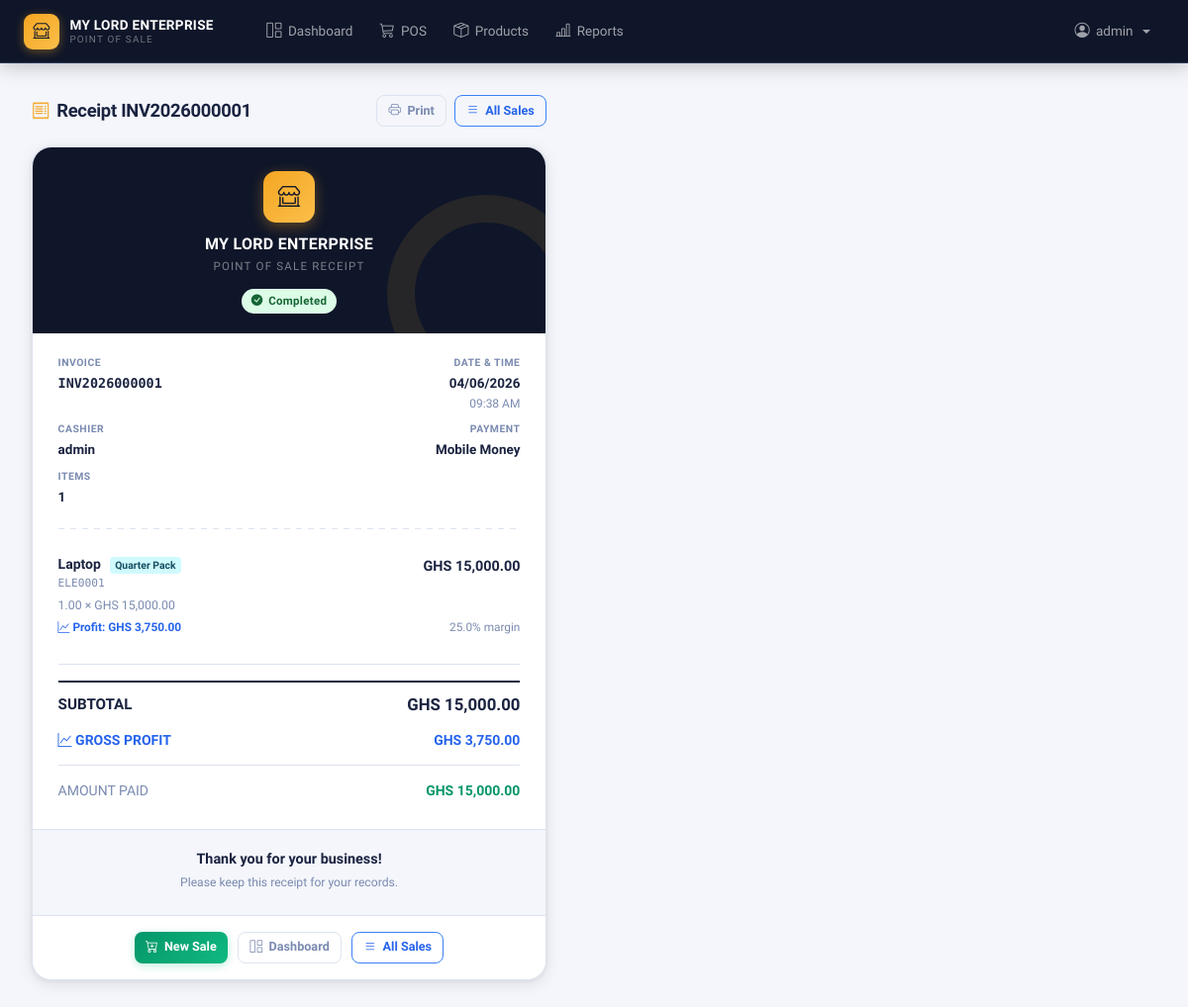
The page /pos/receipt/1 (signed in) on the database its author committed.
### app/models.py (models this page shows, shortened)
class User(UserMixin, db.Model):
    id = db.Column(db.Integer, primary_key=True)
    username = db.Column(db.String(80), unique=True, nullable=False)
    password_hash = db.Column(db.String(500))
    role = db.Column(db.String(20), nullable=False, default='cashier')  # admin, manager, cashier
    created_at = db.Column(db.DateTime, default=datetime.utcnow)
    is_active = db.Column(db.Boolean, default=True, nullable=False)
    is_temporary_password = db.Column(db.Boolean, default=False, nullable=False)
    password_reset_token = db.Column(db.String(100), nullable=True)
    password_reset_expires = db.Column(db.DateTime, nullable=True)
    must_change_password = db.Column(db.Boolean, default=False, nullable=False)
    last_password_change = db.Column(db.DateTime, nullable=True)
    sales = db.relationship('Sale', backref='clerk', lazy=True)
    expenses = db.relationship('Expense', backref='user', lazy=True)
    def needs_password_change(self):
        return self.must_change_password or self.is_temporary_password
    def is_admin(self):
        return self.role == 'admin'
    def is_manager(self):
        return self.role in ['admin', 'manager']

class Sale(db.Model):
    id = db.Column(db.Integer, primary_key=True)
    invoice_number = db.Column(db.String(20), unique=True, nullable=False)
    clerk_id = db.Column(db.Integer, db.ForeignKey('user.id'), nullable=False)
    total_amount = db.Column(db.Numeric(10, 2), nullable=False)
    total_profit = db.Column(db.Numeric(10, 2), nullable=False, default=0.00)
    payment_method = db.Column(db.String(20), nullable=False, default='cash')
    amount_paid = db.Column(db.Numeric(10, 2), nullable=False, default=0.00)
    change_given = db.Column(db.Numeric(10, 2), nullable=False, default=0.00)
    status = db.Column(db.String(20), nullable=False, server_default='completed')
    created_at = db.Column(db.DateTime, default=datetime.utcnow)
    updated_at = db.Column(db.DateTime, default=datetime.utcnow, onupdate=datetime.utcnow)
    sale_items = db.relationship('SaleItem', backref='sale', lazy=True, cascade='all, delete-orphan')

class SaleItem(db.Model):
    id = db.Column(db.Integer, primary_key=True)
    sale_id = db.Column(db.Integer, db.ForeignKey('sale.id'), nullable=False)
    product_id = db.Column(db.Integer, db.ForeignKey('product.id'), nullable=False)
    quantity = db.Column(db.Numeric(10, 2), nullable=False)  # Allows for 0.5, 0.25, etc.
    unit_type = db.Column(db.String(10), nullable=False, default='full')  # full, half, quarter, unit
    price_at_sale = db.Column(db.Numeric(10, 2), nullable=False)
    cost_at_sale = db.Column(db.Numeric(10, 2), nullable=False, default=0.00)
    @property
    def line_total(self):
        return float(self.quantity * self.price_at_sale)
    @property
    def line_cost(self):
        return float(self.quantity * self.cost_at_sale)
    @property
    def line_profit(self):
        return self.line_total - self.line_cost
    @property
    def unit_display(self):
        unit_map = {
            'full': 'Full Pack',
            'half': 'Half Pack',
            'quarter': 'Quarter Pack',
            'unit': 'Retail Unit'
        }
        return unit_map.get(self.unit_type, 'Full Pack')

class Product(db.Model):
    id = db.Column(db.Integer, primary_key=True)
    sku = db.Column(db.String(20), unique=True, nullable=False, index=True)
    name = db.Column(db.String(100), nullable=False)
    category = db.Column(db.String(50), nullable=False, index=True)
    description = db.Column(db.Text)
    purchase_price = db.Column(db.Numeric(10, 2), nullable=False)
    full_price = db.Column(db.Numeric(10, 2), nullable=False)
    half_price = db.Column(db.Numeric(10, 2), nullable=True)
    price = db.Column(db.Numeric(10, 2), nullable=False)  # For backward compatibility
    units_per_pack = db.Column(db.Integer, default=1, nullable=False)  # How many units in a full pack
    unit_price = db.Column(db.Numeric(10, 2), nullable=True)  # Price per single unit (retail)
    quantity = db.Column(db.Numeric(10, 2), nullable=False, default=0)
    image_filename = db.Column(db.String(255), nullable=True)
    image_path = db.Column(db.String(500), nullable=True)
    created_at = db.Column(db.DateTime, nullable=False, default=datetime.utcnow)
    updated_at = db.Column(db.DateTime, default=datetime.utcnow, onupdate=datetime.utcnow)
    sale_items = db.relationship('SaleItem', backref='product', lazy=True)
    CATEGORIES = [
        ('electronics', 'Electronics'),
        ('clothing', 'Clothing'),
        ('food', 'Food & Beverages'),
        ('beauty', 'Beauty & Personal Care'),
        ('books', 'Books & Stationery'),
        ('home', 'Home & Garden'),
        ('sports', 'Sports & Recreation'),
        ('automotive', 'Automotive'),
        ('toys', 'Toys & Games'),
        ('health', 'Health & Wellness'),
        ('jewelry', 'Jewelry & Accessories'),
        ('music', 'Music & Instruments'),
        ('pets', 'Pet Supplies'),
        ('office', 'Office Supplies'),
        ('tools', 'Tools & Hardware'),
        ('other', 'Other')
    ]
    ALLOWED_IMAGE_EXTENSIONS = {'png', 'jpg', 'jpeg', 'gif', 'webp'}
    MAX_IMAGE_SIZE = 10 * 1024 * 1024  # 10MB

### app/pos.py (the view)
@bp.route('/receipt/<int:sale_id>')
@login_required
def receipt(sale_id):
    sale = Sale.query.get_or_404(sale_id)
    return render_template('pos/receipt.html', sale=sale)

### app/templates/pos/receipt.html (shortened to what this page needs)
{% extends "base.html" %}
{% block content %}
<div class="receipt-outer">
    <div class="receipt-col">
        <div class="receipt-page-header">
            <div class="receipt-page-title">
                <i class="bi bi-receipt"></i> Receipt {{ sale.invoice_number }}
            </div>
            <div class="d-flex gap-2">
                <button class="btn btn-outline-secondary btn-sm" onclick="window.print()">
                    <i class="bi bi-printer"></i> Print
                </button>
                {% if current_user.role in ['manager', 'admin'] %}
                <a href="{{ url_for('pos.list_sales') }}" class="btn btn-outline-primary btn-sm">
                    <i class="bi bi-list"></i> All Sales
                </a>
                {% endif %}
            </div>
        </div>
        <div class="receipt-card" id="receipt">
            <div class="receipt-brand-band">
                <div class="brand-emblem"><i class="bi bi-shop-window"></i></div>
                <h3>MY LORD ENTERPRISE</h3>
                <div class="brand-sub">Point of Sale Receipt</div>
                <div>
                    <span class="receipt-status-pill rsp-{{ sale.status }}">
                        <i class="bi bi-{{ 'check-circle-fill' if sale.status == 'completed' else 'clock-fill' if sale.status == 'pending' else 'x-circle-fill' }}"></i>
                        {{ sale.status.title() }}
                    </span>
                </div>
            </div>
            <div class="receipt-body">
                <div class="receipt-meta">
                    <div class="rm-item">
                        <div class="rm-label">Invoice</div>
                        <div class="rm-value" style="font-family:var(--font-mono)">{{ sale.invoice_number }}</div>
                    </div>
                    <div class="rm-item" style="text-align:right">
                        <div class="rm-label">Date & Time</div>
                        <div class="rm-value">{{ sale.created_at.strftime('%m/%d/%Y') }}</div>
                        <div style="font-size:0.75rem;color:var(--text-muted)">{{ sale.created_at.strftime('%I:%M %p') }}</div>
                    </div>
                    <div class="rm-item">
                        <div class="rm-label">Cashier</div>
                        <div class="rm-value">{{ sale.clerk.username }}</div>
                    </div>
                    <div class="rm-item" style="text-align:right">
                        <div class="rm-label">Payment</div>
                        <div class="rm-value">
                            {% if sale.payment_method == 'cash' %}Cash
                            {% elif sale.payment_method == 'card' %}Card
                            {% elif sale.payment_method == 'mobile_money' %}Mobile Money
                            {% elif sale.payment_method == 'bank_transfer' %}Bank Transfer
                            {% else %}{{ sale.payment_method.title() }}{% endif %}
                        </div>
                    </div>
                    <div class="rm-item">
                        <div class="rm-label">Items</div>
                        <div class="rm-value">{{ sale.sale_items|length }}</div>
                    </div>
                </div>
                <div class="receipt-divider-dashed"></div>
                <div class="line-items">
                    {% for item in sale.sale_items %}
                    <div class="line-item">
                        <div class="li-top">
                            <div>
                                <div class="li-name">
                                    {{ item.product.name }}
                                    <span class="li-unit">{{ item.unit_display }}</span>
                                </div>
                                <div class="li-sku">{{ item.product.sku }}</div>
                            </div>
                            <div class="li-total">GHS {{ item.line_total | format_currency }}</div>
                        </div>
                        <div class="li-bottom">
                            <div class="li-qty-price">{{ item.quantity }} × GHS {{ item.price_at_sale | format_currency }}</div>
                        </div>
                        {% if current_user.role in ['manager', 'admin'] %}
                        <div class="li-profit-row">
                            <span class="li-profit"><i class="bi bi-graph-up"></i> Profit: GHS {{ item.line_profit | format_currency }}</span>
                            <span class="li-margin">{{ "%.1f"|format((item.line_profit / item.line_total * 100) if item.line_total|float > 0 else 0) }}% margin</span>
                        </div>
                        {% endif %}
                    </div>
                    {% endfor %}
                </div>
                <div class="receipt-divider"></div>
                <div class="totals-block">
                    <div class="total-row tr-grand">
                        <span class="tr-label">SUBTOTAL</span>
                        <span class="tr-value">GHS {{ sale.total_amount | format_currency }}</span>
                    </div>
                    {% if current_user.role in ['manager', 'admin'] %}
                    <div class="total-row tr-profit">
                        <span class="tr-label"><i class="bi bi-graph-up"></i> GROSS PROFIT</span>
                        <span class="tr-value">GHS {{ sale.total_profit | format_currency }}</span>
                    </div>
                    {% endif %}
                    <div class="receipt-divider" style="margin:0.5rem 0"></div>
                    <div class="total-row tr-paid">
                        <span class="tr-label">AMOUNT PAID</span>
                        <span class="tr-value">GHS {{ sale.amount_paid | format_currency }}</span>
                    </div>
                </div>
            </div>
            <div class="receipt-footer-msg">
                <div class="rfm-thanks">Thank you for your business!</div>
                <div class="rfm-sub">Please keep this receipt for your records.</div>
            </div>
            <div class="receipt-actions">
                <a href="{{ url_for('pos.pos_page') }}" class="btn btn-success btn-sm">
                    <i class="bi bi-cart-plus"></i> New Sale
                </a>
                <a href="{{ url_for('main.index') }}" class="btn btn-outline-secondary btn-sm">
                    <i class="bi bi-grid-1x2"></i> Dashboard
                </a>
                {% if current_user.role in ['manager', 'admin'] %}
                <a href="{{ url_for('pos.list_sales') }}" class="btn btn-outline-primary btn-sm">
                    <i class="bi bi-list"></i> All Sales
                </a>
                {% endif %}
            </div>
        </div>
    </div>
</div>
{% endblock %}

### app/templates/base.html (shortened to what this page needs)
<!DOCTYPE html>
<html lang="en">
<head>
    <link href="{{ url_for('static', filename='css/bootstrap.min.css') }}" rel="stylesheet">
    <link rel="stylesheet" href="{{ url_for('static', filename='css/bootstrap-icons.css') }}">
    <link rel="stylesheet" href="{{ url_for('static', filename='css/animations.css') }}">
</head>
<body>
    <nav class="navbar navbar-expand-lg navbar-dark">
        <div class="container">
            <a class="navbar-brand" href="{{ url_for('main.index') }}">
                <div class="brand-icon"><i class="bi bi-shop-window"></i></div>
                <div class="brand-text">
                    <span class="brand-main">MY LORD ENTERPRISE</span>
                    <span class="brand-sub">Point of Sale</span>
                </div>
            </a>
            {% if current_user.is_authenticated %}
            <div class="collapse navbar-collapse" id="navbarNav">
                <ul class="navbar-nav ms-4 me-auto">
                    <li class="nav-item">
                        <a class="nav-link" href="{{ url_for('main.index') }}">
                            <i class="bi bi-grid-1x2"></i> Dashboard
                        </a>
                    </li>
                    <li class="nav-item">
                        <a class="nav-link" href="{{ url_for('pos.pos_page') }}">
                            <i class="bi bi-cart3"></i> POS
                        </a>
                    </li>
                    {% if current_user.is_manager() %}
                    <li class="nav-item">
                        <a class="nav-link" href="{{ url_for('products.list_products') }}">
                            <i class="bi bi-box-seam"></i> Products
                        </a>
                    </li>
                    <li class="nav-item">
                        <a class="nav-link" href="{{ url_for('reports.sales_reports') }}">
                            <i class="bi bi-bar-chart-line"></i> Reports
                        </a>
                    </li>
                    {% endif %}
                </ul>
                <ul class="navbar-nav">
                    <li class="nav-item dropdown">
                        <a class="nav-link dropdown-toggle" href="#" role="button" data-bs-toggle="dropdown">
                            <i class="bi bi-person-circle"></i>
                            {{ current_user.username }}
                        </a>
                    </li>
                </ul>
            </div>
            {% endif %}
        </div>
    </nav>
    <div class="container-fluid">
        {% block content %}{% endblock %}
    </div>
</body>
</html>

### app/static/css/animations.css (style rules this page uses)
.navbar-brand { animation: slideInLeft 0.6s ease-out; }
.navbar-nav .nav-item { animation: slideDown 0.5s ease-out backwards; }
.navbar-nav .nav-item:nth-child(1) { animation-delay: 0.1s; }
.navbar-nav .nav-item:nth-child(2) { animation-delay: 0.15s; }
.navbar-nav .nav-item:nth-child(3) { animation-delay: 0.2s; }
.navbar-nav .nav-item:nth-child(4) { animation-delay: 0.25s; }
.btn { transition: all 0.3s ease; }
a { transition: color 0.2s ease; }

### rows shown on the page
User: username "admin", clerk.username "admin"
Sale: invoice_number "INV2026000001", status "Completed", created_at "04/06/2026", created_at "09:38 AM", total_amount "15,000.00", total_profit "3,750.00", amount_paid "15,000.00"
SaleItem: product.name "Laptop", unit_display "Quarter Pack", product.sku "ELE0001", line_total "15,000.00", quantity "1.00", price_at_sale "15,000.00", line_profit "3,750.00", quantity+price_at_sale+cost_at_sale "25.0"

### other values the page prints
{{ sale.sale_items|length }} "1"
